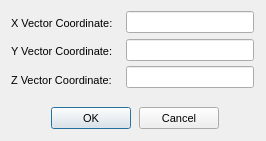
<?xml version="1.0"?>
<ui version="4.0">
  <class>DallasVectorPromptDialog</class>
  <widget class="QDialog" name="IDD_DALLAS_VECTOR_DIALOG">
    <property name="geometry">
      <rect>
        <x>0</x>
        <y>0</y>
        <width>266</width>
        <height>141</height>
      </rect>
    </property>
    <property name="windowTitle">
      <string>Vector Value Prompt</string>
    </property>
    <property name="font">
      <font>
        <family>Liberation Sans</family>
        <pointsize>8</pointsize>
        <bold>false</bold>
        <italic>false</italic>
      </font>
    </property>
    <property name="enabled">
      <bool>true</bool>
    </property>
    <property name="windowFlags">
      <set>Qt::Dialog|Qt::WindowCloseButtonHint</set>
    </property>
    <property name="minimumSize">
      <size>
        <width>266</width>
        <height>141</height>
      </size>
    </property>
    <property name="maximumSize">
      <size>
        <width>266</width>
        <height>141</height>
      </size>
    </property>
    <widget class="QLineEdit" name="IDC_DATA1_EDIT">
      <property name="geometry">
        <rect>
          <x>126</x>
          <y>11</y>
          <width>128</width>
          <height>22</height>
        </rect>
      </property>
      <property name="visible">
        <bool>true</bool>
      </property>
      <property name="enabled">
        <bool>true</bool>
      </property>
    </widget>
    <widget class="QLabel" name="IDC_STATIC">
      <property name="geometry">
        <rect>
          <x>11</x>
          <y>17</y>
          <width>110</width>
          <height>13</height>
        </rect>
      </property>
      <property name="text">
        <string>X Vector Coordinate:</string>
      </property>
      <property name="visible">
        <bool>true</bool>
      </property>
      <property name="enabled">
        <bool>true</bool>
      </property>
      <property name="alignment">
        <set>Qt::AlignLeft</set>
      </property>
    </widget>
    <widget class="QLineEdit" name="IDC_DATA2_EDIT">
      <property name="geometry">
        <rect>
          <x>126</x>
          <y>39</y>
          <width>128</width>
          <height>22</height>
        </rect>
      </property>
      <property name="visible">
        <bool>true</bool>
      </property>
      <property name="enabled">
        <bool>true</bool>
      </property>
    </widget>
    <widget class="QLabel" name="IDC_STATIC_2">
      <property name="geometry">
        <rect>
          <x>11</x>
          <y>45</y>
          <width>110</width>
          <height>13</height>
        </rect>
      </property>
      <property name="text">
        <string>Y Vector Coordinate:</string>
      </property>
      <property name="visible">
        <bool>true</bool>
      </property>
      <property name="enabled">
        <bool>true</bool>
      </property>
      <property name="alignment">
        <set>Qt::AlignLeft</set>
      </property>
    </widget>
    <widget class="QLineEdit" name="IDC_DATA3_EDIT">
      <property name="geometry">
        <rect>
          <x>126</x>
          <y>66</y>
          <width>128</width>
          <height>22</height>
        </rect>
      </property>
      <property name="visible">
        <bool>true</bool>
      </property>
      <property name="enabled">
        <bool>true</bool>
      </property>
    </widget>
    <widget class="QLabel" name="IDC_STATIC_3">
      <property name="geometry">
        <rect>
          <x>11</x>
          <y>74</y>
          <width>110</width>
          <height>13</height>
        </rect>
      </property>
      <property name="text">
        <string>Z Vector Coordinate:</string>
      </property>
      <property name="visible">
        <bool>true</bool>
      </property>
      <property name="enabled">
        <bool>true</bool>
      </property>
      <property name="alignment">
        <set>Qt::AlignLeft</set>
      </property>
    </widget>
    <widget class="QPushButton" name="IDOK">
      <property name="geometry">
        <rect>
          <x>51</x>
          <y>107</y>
          <width>80</width>
          <height>22</height>
        </rect>
      </property>
      <property name="text">
        <string>OK</string>
      </property>
      <property name="visible">
        <bool>true</bool>
      </property>
      <property name="enabled">
        <bool>true</bool>
      </property>
      <property name="default">
        <bool>true</bool>
      </property>
      <property name="autoDefault">
        <bool>true</bool>
      </property>
    </widget>
    <widget class="QPushButton" name="IDCANCEL">
      <property name="geometry">
        <rect>
          <x>139</x>
          <y>107</y>
          <width>80</width>
          <height>22</height>
        </rect>
      </property>
      <property name="text">
        <string>Cancel</string>
      </property>
      <property name="visible">
        <bool>true</bool>
      </property>
      <property name="enabled">
        <bool>true</bool>
      </property>
      <property name="default">
        <bool>false</bool>
      </property>
      <property name="autoDefault">
        <bool>false</bool>
      </property>
    </widget>
    <action name="IDD_ORPHANHUNTER">
      <property name="text">
        <string>Orphan Hunter</string>
      </property>
    </action>
    <action name="IDD_REORDER_PAGES">
      <property name="text">
        <string>Reorder Net Pages</string>
      </property>
    </action>
    <action name="IDD_SHOW_ALL_CHECKED_OUT">
      <property name="text">
        <string>Show All Pages Checked Out</string>
      </property>
    </action>
    <action name="IDM_IMPORT_BITMAP">
      <property name="text">
        <string>Bitmap/Animation Converter...</string>
      </property>
    </action>
    <action name="ID_APP_ABOUT">
      <property name="text">
        <string>&amp;About editor...</string>
      </property>
    </action>
    <action name="ID_APP_EXIT">
      <property name="text">
        <string>E&amp;xit</string>
      </property>
      <property name="shortcut">
        <string>Alt+X</string>
      </property>
    </action>
    <action name="ID_BRIEFING_EDITOR">
      <property name="text">
        <string>Briefing Editor...</string>
      </property>
    </action>
    <action name="ID_BUTTON_LIGHTING">
      <property name="text">
        <string>ID_BUTTON_LIGHTING</string>
      </property>
    </action>
    <action name="ID_BUTTON_OUTLINE">
      <property name="text">
        <string>ID_BUTTON_OUTLINE</string>
      </property>
    </action>
    <action name="ID_BUTTON_WINDOWSELECTION">
      <property name="text">
        <string>ID_BUTTON_WINDOWSELECTION</string>
      </property>
    </action>
    <action name="ID_D3HELP">
      <property name="text">
        <string>Help on D3 Editor</string>
      </property>
    </action>
    <action name="ID_EDITORS_AIPROPERTIES">
      <property name="text">
        <string>AI Properties...</string>
      </property>
    </action>
    <action name="ID_EDITORS_AMBIENTSOUNDS">
      <property name="text">
        <string>Ambient Sounds...</string>
      </property>
    </action>
    <action name="ID_EDITORS_DALLAS">
      <property name="text">
        <string>Dallas Graphical Script Editor...</string>
      </property>
    </action>
    <action name="ID_EDITORS_FILES">
      <property name="text">
        <string>Files...</string>
      </property>
    </action>
    <action name="ID_EDITORS_MEGACELLS">
      <property name="text">
        <string>Megacells...</string>
      </property>
    </action>
    <action name="ID_EDIT_ADDSELECT">
      <property name="text">
        <string>Add Current Room to Selected List</string>
      </property>
    </action>
    <action name="ID_EDIT_ATTACH">
      <property name="text">
        <string>&amp;Attach</string>
      </property>
    </action>
    <action name="ID_EDIT_CLEARSELECTED">
      <property name="text">
        <string>Clear Selected List</string>
      </property>
    </action>
    <action name="ID_EDIT_COPY">
      <property name="text">
        <string>&amp;Copy</string>
      </property>
      <property name="shortcut">
        <string>Ctrl+Ins</string>
      </property>
    </action>
    <action name="ID_EDIT_CUT">
      <property name="text">
        <string>Cu&amp;t</string>
      </property>
      <property name="shortcut">
        <string>Shift+Del</string>
      </property>
    </action>
    <action name="ID_EDIT_DELETE">
      <property name="text">
        <string>&amp;Delete</string>
      </property>
    </action>
    <action name="ID_EDIT_LOADSCRAP">
      <property name="text">
        <string>Load Scrap from Disk</string>
      </property>
    </action>
    <action name="ID_EDIT_PASTE">
      <property name="text">
        <string>&amp;Paste</string>
      </property>
      <property name="shortcut">
        <string>Shift+Ins</string>
      </property>
    </action>
    <action name="ID_EDIT_PLACE">
      <property name="text">
        <string>&amp;Place in Mine</string>
      </property>
    </action>
    <action name="ID_EDIT_PLACE_TERRAIN">
      <property name="text">
        <string>&amp;Place on Terrain</string>
      </property>
    </action>
    <action name="ID_EDIT_REMOVESELECT">
      <property name="text">
        <string>Remove Current Room from Selected List</string>
      </property>
    </action>
    <action name="ID_EDIT_SAVESCRAP">
      <property name="text">
        <string>Save Scrap to Disk</string>
      </property>
    </action>
    <action name="ID_EDIT_SELECTATTACHED">
      <property name="text">
        <string>Select All Rooms Attached to Current Room</string>
      </property>
    </action>
    <action name="ID_EDIT_UNDO">
      <property name="text">
        <string>&amp;Undo</string>
      </property>
      <property name="shortcut">
        <string>Alt+Backspace</string>
      </property>
    </action>
    <action name="ID_FILE_AUTOSAVE">
      <property name="text">
        <string>Autosave</string>
      </property>
      <property name="checkable">
        <bool>true</bool>
      </property>
    </action>
    <action name="ID_FILE_CHECKMINE">
      <property name="text">
        <string>&amp;Check Mine</string>
      </property>
    </action>
    <action name="ID_FILE_FIXCRACKS">
      <property name="text">
        <string>Fix Level Cracks</string>
      </property>
    </action>
    <action name="ID_FILE_FIXDEGENERATEFACES">
      <property name="text">
        <string>Fix/Remove Degenerate Faces</string>
      </property>
    </action>
    <action name="ID_FILE_IMPORT_ROOM">
      <property name="text">
        <string>Import 3DSMax Room</string>
      </property>
    </action>
    <action name="ID_FILE_INFORMATION">
      <property name="text">
        <string>&amp;Information</string>
      </property>
      <property name="shortcut">
        <string>Alt+I</string>
      </property>
    </action>
    <action name="ID_FILE_LEAVE_EDITOR">
      <property name="text">
        <string>Go to main menu...</string>
      </property>
    </action>
    <action name="ID_FILE_LEVELPROPS">
      <property name="text">
        <string>Set Selected Room(s) Properties</string>
      </property>
    </action>
    <action name="ID_FILE_LEVEL_INFO">
      <property name="text">
        <string>Edit Level Info...</string>
      </property>
    </action>
    <action name="ID_FILE_MRU_FILE1">
      <property name="text">
        <string>Recent File</string>
      </property>
      <property name="enabled">
        <bool>false</bool>
      </property>
    </action>
    <action name="ID_FILE_NEW">
      <property name="text">
        <string>&amp;New</string>
      </property>
      <property name="shortcut">
        <string>Ctrl+N</string>
      </property>
    </action>
    <action name="ID_FILE_OPEN">
      <property name="text">
        <string>&amp;Open...</string>
      </property>
      <property name="shortcut">
        <string>Ctrl+O</string>
      </property>
    </action>
    <action name="ID_FILE_PLAY640X480">
      <property name="text">
        <string>&amp;Play in 640 x 480</string>
      </property>
      <property name="shortcut">
        <string>Alt+P</string>
      </property>
    </action>
    <action name="ID_FILE_PREFERENCES">
      <property name="text">
        <string>Preferences</string>
      </property>
    </action>
    <action name="ID_FILE_PRINT">
      <property name="text">
        <string>&amp;Print...</string>
      </property>
      <property name="shortcut">
        <string>Ctrl+P</string>
      </property>
    </action>
    <action name="ID_FILE_PRINT_PREVIEW">
      <property name="text">
        <string>Print Pre&amp;view</string>
      </property>
    </action>
    <action name="ID_FILE_PRINT_SETUP">
      <property name="text">
        <string>P&amp;rint Setup...</string>
      </property>
    </action>
    <action name="ID_FILE_REMOVEDUPLICATEFACESFROMCURRENTROOM">
      <property name="text">
        <string>Remove Duplicate Faces from Current Room</string>
      </property>
    </action>
    <action name="ID_FILE_REMOVEEXTRAPOINTS">
      <property name="text">
        <string>Remove Extra Points</string>
      </property>
    </action>
    <action name="ID_FILE_RESTOREGAMESTATE">
      <property name="text">
        <string>Restore Gamestate</string>
      </property>
    </action>
    <action name="ID_FILE_SAVE">
      <property name="text">
        <string>&amp;Save</string>
      </property>
      <property name="shortcut">
        <string>Ctrl+S</string>
      </property>
    </action>
    <action name="ID_FILE_SAVEGOALTEXT">
      <property name="text">
        <string>Save Goal Text to File</string>
      </property>
    </action>
    <action name="ID_FILE_SAVE_AS">
      <property name="text">
        <string>Save &amp;As...</string>
      </property>
    </action>
    <action name="ID_FILE_SAVE_COPY_AS">
      <property name="text">
        <string>Save Copy &amp;As...</string>
      </property>
    </action>
    <action name="ID_FILE_STATS">
      <property name="text">
        <string>Show Level Stats</string>
      </property>
    </action>
    <action name="ID_FILE_UPDATE">
      <property name="text">
        <string>&amp;Update</string>
      </property>
      <property name="shortcut">
        <string>Ctrl+S</string>
      </property>
    </action>
    <action name="ID_FILE_VERIFY_LEVEL">
      <property name="text">
        <string>Verify Level</string>
      </property>
    </action>
    <action name="ID_HOTSPOT_TGA">
      <property name="text">
        <string>HotSpot TGA Extractor...</string>
      </property>
    </action>
    <action name="ID_MINE_VIEW">
      <property name="text">
        <string>Mine View</string>
      </property>
      <property name="shortcut">
        <string>F2</string>
      </property>
    </action>
    <action name="ID_OBJBUTTON">
      <property name="text">
        <string>ID_OBJBUTTON</string>
      </property>
    </action>
    <action name="ID_OBJECT_DELETEOBJECT">
      <property name="text">
        <string>Delete Object</string>
      </property>
      <property name="shortcut">
        <string>Del</string>
      </property>
    </action>
    <action name="ID_OBJECT_MOVEPLAYER">
      <property name="text">
        <string>Move Player 0 to Viewer</string>
      </property>
    </action>
    <action name="ID_OBJECT_PLACECAMERAATCURRENTFACE">
      <property name="text">
        <string>Create New Camera at Current Face</string>
      </property>
    </action>
    <action name="ID_OBJECT_PLACECAMERAATVIEWER">
      <property name="text">
        <string>Create New Camera at Viewer</string>
      </property>
    </action>
    <action name="ID_OBJECT_PLACEOBJECT">
      <property name="text">
        <string>Place Object</string>
      </property>
      <property name="shortcut">
        <string>Ins</string>
      </property>
    </action>
    <action name="ID_OBJECT_PLACESOUNDSOURCEATVIEWER">
      <property name="text">
        <string>Create SoundSource at Viewer</string>
      </property>
    </action>
    <action name="ID_OBJECT_PLACEWAYPOINTATVIEWER">
      <property name="text">
        <string>Place Waypoint at Viewer</string>
      </property>
    </action>
    <action name="ID_OBJECT_SELECTBYNUMBER">
      <property name="text">
        <string>Select Object By Number</string>
      </property>
    </action>
    <action name="ID_OBJECT_SETCAMERAFROMVIEWER">
      <property name="text">
        <string>Move Camera to Viewer</string>
      </property>
    </action>
    <action name="ID_OBJECT_SETVIEWERFROMCAMERA">
      <property name="text">
        <string>Move Viewer to Camera</string>
      </property>
    </action>
    <action name="ID_OSIRISCOMPILE">
      <property name="text">
        <string>ID_OSIRISCOMPILE</string>
      </property>
    </action>
    <action name="ID_REINIT_OPENGL">
      <property name="text">
        <string>ID_REINIT_OPENGL</string>
      </property>
    </action>
    <action name="ID_ROOM_ADD">
      <property name="text">
        <string>&amp;Add Room at Current Face</string>
      </property>
      <property name="shortcut">
        <string>Shift+A</string>
      </property>
    </action>
    <action name="ID_ROOM_ADDVERTTONEWFACE">
      <property name="text">
        <string>Add Vert to New Face</string>
      </property>
      <property name="shortcut">
        <string>Shift+V</string>
      </property>
    </action>
    <action name="ID_ROOM_ATTACHROOM">
      <property name="text">
        <string>Attach Room</string>
      </property>
    </action>
    <action name="ID_ROOM_BUILDBRIDGE">
      <property name="text">
        <string>&amp;Build Bridge</string>
      </property>
    </action>
    <action name="ID_ROOM_BUILDSMOOTHBRIDGE">
      <property name="text">
        <string>Build Smooth Bridge</string>
      </property>
      <property name="shortcut">
        <string>Ctrl+B</string>
      </property>
    </action>
    <action name="ID_ROOM_CLEARCENTERPOINT">
      <property name="text">
        <string>Clear Center Point</string>
      </property>
    </action>
    <action name="ID_ROOM_COMBINE">
      <property name="text">
        <string>Combine Rooms</string>
      </property>
    </action>
    <action name="ID_ROOM_DELETE">
      <property name="text">
        <string>Delete Current Room</string>
      </property>
    </action>
    <action name="ID_ROOM_DELETECONNECTEDFACES">
      <property name="text">
        <string>Delete Connected Faces</string>
      </property>
    </action>
    <action name="ID_ROOM_DELETEFACE">
      <property name="text">
        <string>Delete Current Face</string>
      </property>
    </action>
    <action name="ID_ROOM_DELETEPORTAL">
      <property name="text">
        <string>Delete Current Portal</string>
      </property>
    </action>
    <action name="ID_ROOM_DELETEVERT">
      <property name="text">
        <string>Delete Current Vert From Face</string>
      </property>
    </action>
    <action name="ID_ROOM_DROPROOM">
      <property name="text">
        <string>Drop Room</string>
      </property>
    </action>
    <action name="ID_ROOM_FACE_ADDVERTTOEDGE">
      <property name="text">
        <string>Add Vert To Edge</string>
      </property>
    </action>
    <action name="ID_ROOM_FACE_DELETEVERTONEDGE">
      <property name="text">
        <string>Delete Vert on Edge</string>
      </property>
    </action>
    <action name="ID_ROOM_FACE_MOVEVERTONEDGE">
      <property name="text">
        <string>Move Vert on Edge</string>
      </property>
    </action>
    <action name="ID_ROOM_FACE_SPLITFACE">
      <property name="text">
        <string>Split Face</string>
      </property>
    </action>
    <action name="ID_ROOM_FINISHNEWFACE">
      <property name="text">
        <string>Add Last Point to New Face (Finish Face)</string>
      </property>
    </action>
    <action name="ID_ROOM_GRABTEXTURE">
      <property name="text">
        <string>Grab Texture</string>
      </property>
      <property name="shortcut">
        <string>G</string>
      </property>
    </action>
    <action name="ID_ROOM_JOINROOMS">
      <property name="text">
        <string>Join Rooms</string>
      </property>
    </action>
    <action name="ID_ROOM_JOINROOMSEXACT">
      <property name="text">
        <string>Join Rooms Exact</string>
      </property>
    </action>
    <action name="ID_ROOM_JOIN_ADJACENT_FACES">
      <property name="text">
        <string>Join Adjacent Faces</string>
      </property>
    </action>
    <action name="ID_ROOM_LINKTONEWEXTERNAL">
      <property name="text">
        <string>Link Room to New External Room</string>
      </property>
    </action>
    <action name="ID_ROOM_MARK">
      <property name="text">
        <string>&amp;Mark Room/Face</string>
      </property>
      <property name="shortcut">
        <string>Ctrl+M</string>
      </property>
    </action>
    <action name="ID_ROOM_MERGEOBJECTINTOROOM">
      <property name="text">
        <string>Merge Object into Room</string>
      </property>
    </action>
    <action name="ID_ROOM_NEXTFACE">
      <property name="text">
        <string>Next Face</string>
      </property>
      <property name="shortcut">
        <string>F</string>
      </property>
    </action>
    <action name="ID_ROOM_PLACEROOM">
      <property name="text">
        <string>Place Room at Current Room</string>
      </property>
    </action>
    <action name="ID_ROOM_PLACETERRAINROOM">
      <property name="text">
        <string>Place Room at Current Terrain Cell</string>
      </property>
    </action>
    <action name="ID_ROOM_PREVIOUSFACE">
      <property name="text">
        <string>Previous Face</string>
      </property>
      <property name="shortcut">
        <string>Shift+F</string>
      </property>
    </action>
    <action name="ID_ROOM_PROPAGATETOADJACENTCOPLANARFACES">
      <property name="text">
        <string>Propagate to Adjacent Coplanar Faces</string>
      </property>
      <property name="shortcut">
        <string>Ctrl+F</string>
      </property>
    </action>
    <action name="ID_ROOM_PROPAGATETOALL">
      <property name="text">
        <string>Propagate to All Faces in Room</string>
      </property>
      <property name="shortcut">
        <string>Shift+R</string>
      </property>
    </action>
    <action name="ID_ROOM_RENAMEROOM">
      <property name="text">
        <string>Rename Room</string>
      </property>
      <property name="shortcut">
        <string>Ctrl+R</string>
      </property>
    </action>
    <action name="ID_ROOM_ROTATEPLACEDROOM45DEGREES">
      <property name="text">
        <string>Rotate Placed Room 45 Degrees</string>
      </property>
    </action>
    <action name="ID_ROOM_SAVECURRENTROOM">
      <property name="text">
        <string>Save Current Room</string>
      </property>
    </action>
    <action name="ID_ROOM_SELECTBYNUMBER">
      <property name="text">
        <string>Select Room by Number</string>
      </property>
    </action>
    <action name="ID_ROOM_SELECTFACEBYNUMBER">
      <property name="text">
        <string>Select Face by Number</string>
      </property>
    </action>
    <action name="ID_ROOM_SETCENTERFROMVIEWER">
      <property name="text">
        <string>Set Room Center from Viewer</string>
      </property>
    </action>
    <action name="ID_ROOM_SNAPPLACEDROOM">
      <property name="text">
        <string>Snap Placed Room</string>
      </property>
    </action>
    <action name="ID_ROOM_SNAPPOINTTOEDGE">
      <property name="text">
        <string>Snap Point to Edge</string>
      </property>
    </action>
    <action name="ID_ROOM_SNAPPOINTTOFACE">
      <property name="text">
        <string>Snap Point to Face</string>
      </property>
    </action>
    <action name="ID_ROOM_SNAPPOINTTOPOINT">
      <property name="text">
        <string>Snap Point to Point</string>
      </property>
    </action>
    <action name="ID_ROOM_SPLITFACE">
      <property name="text">
        <string>Triangulate face</string>
      </property>
    </action>
    <action name="ID_ROOM_STARTNEWFACE">
      <property name="text">
        <string>Add First Point to New Face (Start Face)</string>
      </property>
    </action>
    <action name="ID_ROOM_SWAPMAKEDANDCURRENTROOMFACE">
      <property name="text">
        <string>Swap Marked and Current Room/Face</string>
      </property>
    </action>
    <action name="ID_ROOM_UNDOSNAP">
      <property name="text">
        <string>Undo Snap</string>
      </property>
    </action>
    <action name="ID_ROOM_UNPLACEROOM">
      <property name="text">
        <string>Un-place Room/Group/Door</string>
      </property>
    </action>
    <action name="ID_ROOM_VIEW">
      <property name="text">
        <string>Room View</string>
      </property>
      <property name="shortcut">
        <string>F4</string>
      </property>
    </action>
    <action name="ID_SCRIPT_LEVEL_INTERFACE">
      <property name="text">
        <string>Levels and Scripts...</string>
      </property>
    </action>
    <action name="ID_SUBEDITORS_FONT">
      <property name="text">
        <string>Font Editor...</string>
      </property>
    </action>
    <action name="ID_SUBEDITORS_HOGMAKER">
      <property name="text">
        <string>Hog Maker...</string>
      </property>
    </action>
    <action name="ID_SUBEDITORS_TABLEFILEEDIT">
      <property name="text">
        <string>Table File Text Editor...</string>
      </property>
    </action>
    <action name="ID_SUBEDITORS_TABLEFILEFILTER">
      <property name="text">
        <string>Table File Filter...</string>
      </property>
    </action>
    <action name="ID_TABLEEDIT_FILE_EXIT">
      <property name="text">
        <string>&amp;Exit</string>
      </property>
    </action>
    <action name="ID_TABLEEDIT_FILE_LOAD">
      <property name="text">
        <string>&amp;Load...</string>
      </property>
    </action>
    <action name="ID_TABLEEDIT_FILE_SAVE">
      <property name="text">
        <string>&amp;Save</string>
      </property>
    </action>
    <action name="ID_TABLEEDIT_FILE_SAVE_AS">
      <property name="text">
        <string>S&amp;ave as...</string>
      </property>
    </action>
    <action name="ID_TABLEFILTER_FILE_EXIT">
      <property name="text">
        <string>Exit</string>
      </property>
    </action>
    <action name="ID_TABLEFILTER_FILE_LOAD">
      <property name="text">
        <string>Load...</string>
      </property>
    </action>
    <action name="ID_TABLEFILTER_FILE_NEW">
      <property name="text">
        <string>New</string>
      </property>
    </action>
    <action name="ID_TABLEFILTER_FILE_SAVE">
      <property name="text">
        <string>Save</string>
      </property>
    </action>
    <action name="ID_TABLEFILTER_FILE_SAVEAS">
      <property name="text">
        <string>Save as...</string>
      </property>
    </action>
    <action name="ID_TERRAIN_VIEW">
      <property name="text">
        <string>Terrain View</string>
      </property>
      <property name="shortcut">
        <string>F3</string>
      </property>
    </action>
    <action name="ID_TEST_TEST1">
      <property name="text">
        <string>Test function 1</string>
      </property>
    </action>
    <action name="ID_TEST_TEST2">
      <property name="text">
        <string>Test function 2</string>
      </property>
    </action>
    <action name="ID_TEST_TEST3">
      <property name="text">
        <string>Test function 3</string>
      </property>
    </action>
    <action name="ID_TOOLS_WORLD_OBJECTS_BUILDINGS">
      <property name="text">
        <string>Buildings...</string>
      </property>
    </action>
    <action name="ID_TOOLS_WORLD_OBJECTS_CLUTTER">
      <property name="text">
        <string>Clutter...</string>
      </property>
    </action>
    <action name="ID_TOOLS_WORLD_OBJECTS_DOOR">
      <property name="text">
        <string>Doors...</string>
      </property>
    </action>
    <action name="ID_TOOLS_WORLD_OBJECTS_LIGHTS">
      <property name="text">
        <string>Lights...</string>
      </property>
    </action>
    <action name="ID_TOOLS_WORLD_OBJECTS_PLAYER">
      <property name="text">
        <string>Player Ships...</string>
      </property>
    </action>
    <action name="ID_TOOLS_WORLD_OBJECTS_POWERUPS">
      <property name="text">
        <string>Powerups...</string>
      </property>
    </action>
    <action name="ID_TOOLS_WORLD_OBJECTS_ROBOTS">
      <property name="text">
        <string>Robots...</string>
      </property>
    </action>
    <action name="ID_TOOLS_WORLD_OBJECTS_SOUND">
      <property name="text">
        <string>Sounds...</string>
      </property>
    </action>
    <action name="ID_TOOLS_WORLD_TEXTURES">
      <property name="text">
        <string>Textures...</string>
      </property>
    </action>
    <action name="ID_TOOLS_WORLD_WEAPONS">
      <property name="text">
        <string>Weapons...</string>
      </property>
    </action>
    <action name="ID_VIEW_CENTERONCUBE">
      <property name="text">
        <string>Center on Current &amp;Room</string>
      </property>
      <property name="shortcut">
        <string>Home</string>
      </property>
    </action>
    <action name="ID_VIEW_CENTERONMINE">
      <property name="text">
        <string>Center on &amp;Mine Origin</string>
      </property>
    </action>
    <action name="ID_VIEW_CENTERONOBJECT">
      <property name="text">
        <string>Center on Current &amp;Object</string>
      </property>
    </action>
    <action name="ID_VIEW_DELETEVIEWER">
      <property name="text">
        <string>Delete Viewer</string>
      </property>
    </action>
    <action name="ID_VIEW_FLIP">
      <property name="text">
        <string>Flip Viewer</string>
      </property>
      <property name="shortcut">
        <string>/</string>
      </property>
    </action>
    <action name="ID_VIEW_KEYPAD_TOGGLE">
      <property name="text">
        <string>Keypad</string>
      </property>
      <property name="shortcut">
        <string>F10</string>
      </property>
    </action>
    <action name="ID_VIEW_MOVECAMERATOCURRENTOBJECT">
      <property name="text">
        <string>Move camera to Current Object</string>
      </property>
    </action>
    <action name="ID_VIEW_MOVECAMERATOSELECTEDFACE">
      <property name="text">
        <string>Move camera to &amp;Current Face</string>
      </property>
      <property name="shortcut">
        <string>Shift+C</string>
      </property>
    </action>
    <action name="ID_VIEW_MOVECAMERATOSELECTEDROOM">
      <property name="text">
        <string>Move camera to &amp;Current Room</string>
      </property>
      <property name="shortcut">
        <string>C</string>
      </property>
    </action>
    <action name="ID_VIEW_NEWVIEWER">
      <property name="text">
        <string>New Viewer</string>
      </property>
    </action>
    <action name="ID_VIEW_NEXTVIEWER">
      <property name="text">
        <string>Next Viewer</string>
      </property>
    </action>
    <action name="ID_VIEW_RESETVIEWRADIUS">
      <property name="text">
        <string>Reset View Radius</string>
      </property>
    </action>
    <action name="ID_VIEW_SHOWOBJECTSINWIREFRAMEVIEW">
      <property name="text">
        <string>Show objects in Wireframe view</string>
      </property>
    </action>
    <action name="ID_VIEW_SHOWVIEWERFORWARDVECTOR">
      <property name="text">
        <string>Show Viewer Forward Vector</string>
      </property>
    </action>
    <action name="ID_VIEW_STATUS_BAR">
      <property name="text">
        <string>&amp;Status Bar</string>
      </property>
    </action>
    <action name="ID_VIEW_TEXTUREMINE">
      <property name="text">
        <string>Te&amp;xtured view</string>
      </property>
    </action>
    <action name="ID_VIEW_TOOLBAR">
      <property name="text">
        <string>&amp;Toolbar</string>
      </property>
    </action>
    <action name="ID_VIEW_VIEWPROP">
      <property name="text">
        <string>Display Viewer Properties</string>
      </property>
    </action>
    <action name="ID_VIEW_WIREFRAMEMINE">
      <property name="text">
        <string>&amp;Wireframe view</string>
      </property>
    </action>
    <action name="ID_WINDOW_CASCADE">
      <property name="text">
        <string>&amp;Cascade</string>
      </property>
    </action>
    <action name="ID_WINDOW_TILE">
      <property name="text">
        <string>&amp;Tile</string>
      </property>
    </action>
    <action name="ID_ZBUTTON">
      <property name="text">
        <string>ID_ZBUTTON</string>
      </property>
    </action>
  </widget>
</ui>
